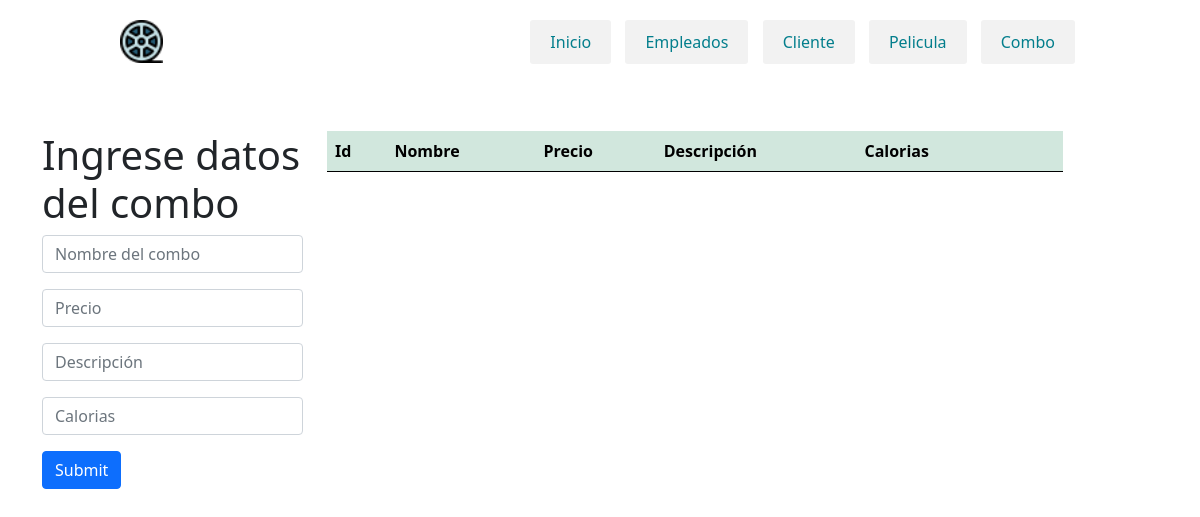
The app's page /combo.php, older data.
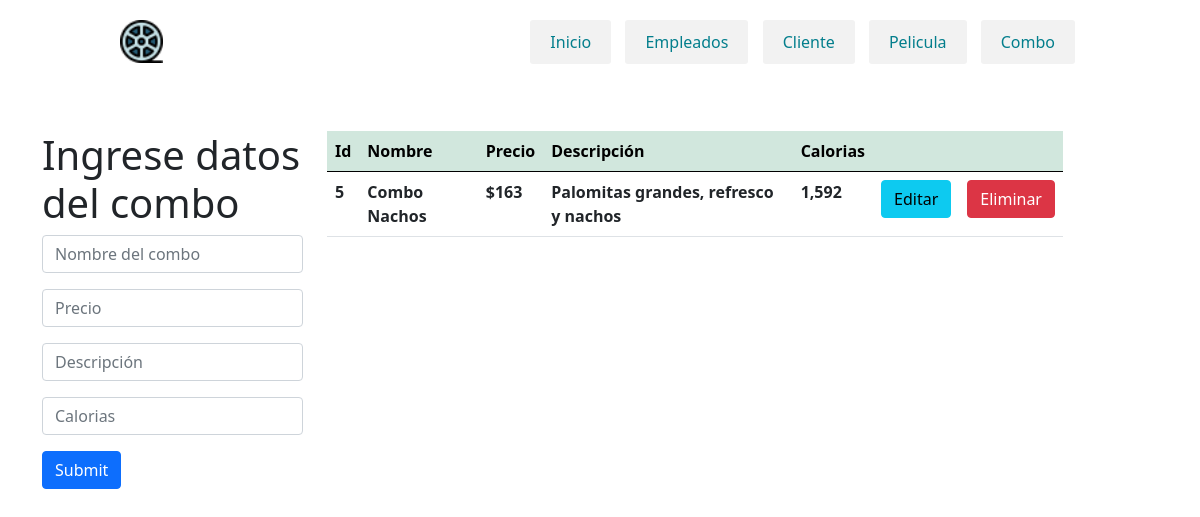
The same page, newer data.
### tables this page shows
CREATE TABLE `combo` (
  `id` int(7) NOT NULL,
  `nombre` varchar(100) NOT NULL,
  `precio` varchar(10) NOT NULL,
  `descripcion` varchar(512) NOT NULL,
  `calorias` varchar(10) NOT NULL
);

### combo.php (the view, shortened to what this page needs)
<?php
    $con=conectar();
    include('header.php');
    $sql="SELECT * FROM `combo`";
    $query=mysqli_query($con,$sql);
?>
<!DOCTYPE html>
<html lang="en">
    <head>
        <link href="css/style.css" rel="stylesheet">
        <link href="https://cdn.jsdelivr.net/npm/bootstrap@5.0.0-beta1/dist/css/bootstrap.min.css" rel="stylesheet">
    </head>
    <body>
            <div class="container mt-5">
                    <div class="row">
                        <div class="col-md-3">
                            <h1>Ingrese datos del combo</h1>
                            <form action="insertarco.php" method="POST">
                                    <input type="text" class="form-control mb-3" name="nombre" placeholder="Nombre del combo">
                                    <input type="text" class="form-control mb-3" name="precio" placeholder="Precio">
                                    <input type="text" class="form-control mb-3" name="descripcion" placeholder="Descripción">
                                    <input type="text" class="form-control mb-3" name="calorias" placeholder="Calorias">
                                    <input type="submit" class="btn btn-primary">
                                </form>
                        </div>
                        <div class="col-md-8">
                            <table class="table" >
                                <thead class="table-success table-striped" >
                                    <tr>
                                        <th>Id</th>
                                        <th>Nombre</th>
                                        <th>Precio</th>
                                        <th>Descripción</th>
                                        <th>Calorias</th>
                                        <th></th>
                                        <th></th>
                                    </tr>
                                </thead>
                                <tbody>
                                        <?php
                                            while($row=mysqli_fetch_array($query)){
                                        ?>
                                            <tr>
                                                <th><?php  echo $row['id']?></th>
                                                <th><?php  echo $row['nombre']?></th>
                                                <th><?php  echo $row['precio']?></th>
                                                <th><?php  echo $row['descripcion']?></th>
                                                <th><?php  echo $row['calorias']?></th>
                                                <th><a href="actualizarco.php?id=<?php echo $row['id'] ?>" class="btn btn-info">Editar</a></th>
                                                <th><a href="deleteco.php?id=<?php echo $row['id'] ?>" class="btn btn-danger">Eliminar</a></th>
                                            </tr>
                                        <?php
                                            }
                                        ?>
                                </tbody>
                            </table>
                        </div>
                    </div>
            </div>
    </body>
</html>

Row changes from the older to the newer data that the page shows:
added combo: id "5", nombre "Combo Nachos", precio "$163", descripcion "Palomitas grandes, refresco y nachos", calorias "1,592"
